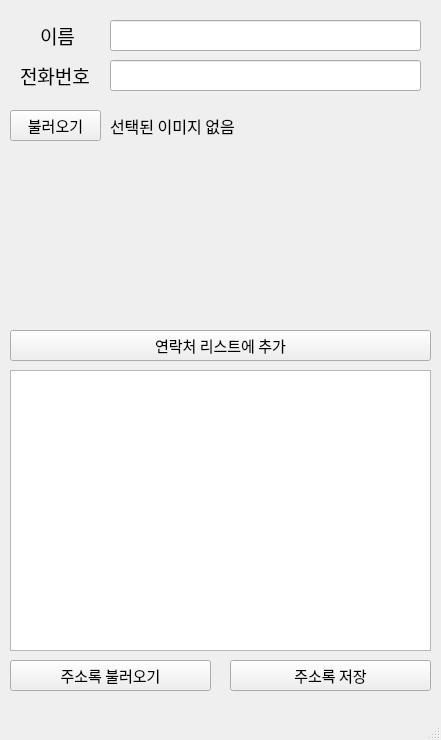
<?xml version="1.0" encoding="UTF-8"?>
<ui version="4.0">
 <class>MainWindow</class>
 <widget class="QMainWindow" name="MainWindow">
  <property name="geometry">
   <rect>
    <x>0</x>
    <y>0</y>
    <width>441</width>
    <height>740</height>
   </rect>
  </property>
  <property name="font">
   <font>
    <family>Agency FB</family>
    <pointsize>11</pointsize>
   </font>
  </property>
  <property name="windowTitle">
   <string>MainWindow</string>
  </property>
  <widget class="QWidget" name="centralwidget">
   <widget class="QLabel" name="label">
    <property name="geometry">
     <rect>
      <x>40</x>
      <y>20</y>
      <width>41</width>
      <height>31</height>
     </rect>
    </property>
    <property name="font">
     <font>
      <family>나눔고딕</family>
      <pointsize>14</pointsize>
      <weight>50</weight>
      <bold>false</bold>
     </font>
    </property>
    <property name="text">
     <string>이름</string>
    </property>
   </widget>
   <widget class="QLabel" name="label_2">
    <property name="geometry">
     <rect>
      <x>20</x>
      <y>60</y>
      <width>81</width>
      <height>31</height>
     </rect>
    </property>
    <property name="font">
     <font>
      <family>나눔고딕</family>
      <pointsize>14</pointsize>
      <weight>50</weight>
      <bold>false</bold>
     </font>
    </property>
    <property name="text">
     <string>전화번호</string>
    </property>
   </widget>
   <widget class="QPushButton" name="pushButton">
    <property name="geometry">
     <rect>
      <x>10</x>
      <y>110</y>
      <width>91</width>
      <height>31</height>
     </rect>
    </property>
    <property name="font">
     <font>
      <family>나눔고딕</family>
      <pointsize>11</pointsize>
      <weight>50</weight>
      <bold>false</bold>
     </font>
    </property>
    <property name="text">
     <string>불러오기</string>
    </property>
    <property name="icon">
     <iconset>
      <normaloff>pic.png</normaloff>pic.png</iconset>
    </property>
   </widget>
   <widget class="QLabel" name="label_4">
    <property name="geometry">
     <rect>
      <x>110</x>
      <y>110</y>
      <width>321</width>
      <height>31</height>
     </rect>
    </property>
    <property name="font">
     <font>
      <family>나눔고딕</family>
      <pointsize>12</pointsize>
      <weight>50</weight>
      <bold>false</bold>
     </font>
    </property>
    <property name="text">
     <string>선택된 이미지 없음</string>
    </property>
   </widget>
   <widget class="QLabel" name="label_3">
    <property name="geometry">
     <rect>
      <x>130</x>
      <y>150</y>
      <width>181</width>
      <height>171</height>
     </rect>
    </property>
    <property name="font">
     <font>
      <family>나눔고딕</family>
      <pointsize>14</pointsize>
      <weight>75</weight>
      <bold>true</bold>
     </font>
    </property>
    <property name="text">
     <string/>
    </property>
   </widget>
   <widget class="QListWidget" name="listWidget">
    <property name="geometry">
     <rect>
      <x>10</x>
      <y>370</y>
      <width>421</width>
      <height>281</height>
     </rect>
    </property>
    <property name="font">
     <font>
      <family>Agency FB</family>
      <pointsize>10</pointsize>
     </font>
    </property>
   </widget>
   <widget class="QPushButton" name="pushButton_2">
    <property name="geometry">
     <rect>
      <x>10</x>
      <y>660</y>
      <width>201</width>
      <height>31</height>
     </rect>
    </property>
    <property name="font">
     <font>
      <family>나눔고딕</family>
      <pointsize>11</pointsize>
      <weight>50</weight>
      <bold>false</bold>
     </font>
    </property>
    <property name="text">
     <string>주소록 불러오기</string>
    </property>
   </widget>
   <widget class="QPushButton" name="pushButton_3">
    <property name="geometry">
     <rect>
      <x>230</x>
      <y>660</y>
      <width>201</width>
      <height>31</height>
     </rect>
    </property>
    <property name="font">
     <font>
      <family>나눔고딕</family>
      <pointsize>11</pointsize>
      <weight>50</weight>
      <bold>false</bold>
     </font>
    </property>
    <property name="text">
     <string>주소록 저장</string>
    </property>
   </widget>
   <widget class="QPushButton" name="pushButton_4">
    <property name="geometry">
     <rect>
      <x>10</x>
      <y>330</y>
      <width>421</width>
      <height>31</height>
     </rect>
    </property>
    <property name="font">
     <font>
      <family>나눔고딕</family>
      <pointsize>11</pointsize>
      <weight>50</weight>
      <bold>false</bold>
     </font>
    </property>
    <property name="text">
     <string>연락처 리스트에 추가</string>
    </property>
   </widget>
   <widget class="QLineEdit" name="lineEdit">
    <property name="geometry">
     <rect>
      <x>110</x>
      <y>20</y>
      <width>311</width>
      <height>31</height>
     </rect>
    </property>
    <property name="font">
     <font>
      <family>굴림</family>
      <pointsize>11</pointsize>
      <weight>50</weight>
      <bold>false</bold>
     </font>
    </property>
   </widget>
   <widget class="QLineEdit" name="lineEdit_2">
    <property name="geometry">
     <rect>
      <x>110</x>
      <y>60</y>
      <width>311</width>
      <height>31</height>
     </rect>
    </property>
    <property name="font">
     <font>
      <family>굴림</family>
      <pointsize>11</pointsize>
      <weight>50</weight>
      <bold>false</bold>
     </font>
    </property>
   </widget>
  </widget>
  <widget class="QMenuBar" name="menubar">
   <property name="geometry">
    <rect>
     <x>0</x>
     <y>0</y>
     <width>441</width>
     <height>24</height>
    </rect>
   </property>
  </widget>
  <widget class="QStatusBar" name="statusbar"/>
  <action name="actionRefresh">
   <property name="text">
    <string>새로고침</string>
   </property>
  </action>
 </widget>
 <resources/>
 <connections/>
</ui>
